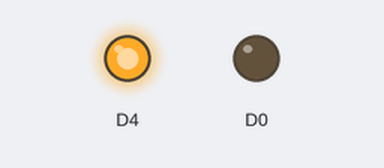
Bench run of a sketch on a simulated ESP8266 (NodeMCU). Shown: output pins drawn as LEDs (lit = HIGH).

Above: at 1.0 s.
At 3.0 s:
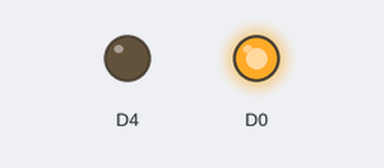
Timing chart, 0 to 5.2 s (numbered marks = the images above):
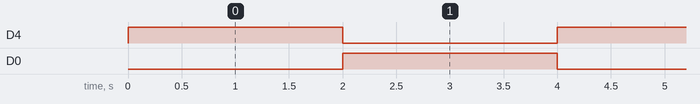

Measured:
- by itself, D4, D0: alternates HIGH for 2.0 s and LOW for 2.0 s

The sketch:

NodeMCU_Blink.ino
```cpp
void setup() {
pinMode(D0,OUTPUT);
pinMode(D4,OUTPUT);
}

void loop() {
digitalWrite(D0,LOW);
digitalWrite(D4,HIGH);
delay(2000);
digitalWrite(D0,HIGH);
digitalWrite(D4,LOW);
delay(2000);
}
```
